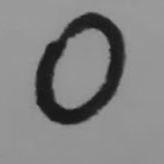
#> input picture chapter 10/experiment/digits/0-1.png, 164 x 164 px, found by its file name; its folder holds only this picture in this run
$ python exp_image.py
#> lines starting #> are read from the running program, lines starting #| are printed output that depends on the picture; after the words box and inside, x2 and y2 are one past the last pixel; in counts of white or black regions, pixels touching at a corner belong together
from os import listdir
import cv2


FOLDER = 'chapter 10/experiment/digits'


def modify_img(file_name):
#> called with file_name = 'chapter 10/experiment/digits/0-1.png'
    img = cv2.imread(file_name)
#> img is the input picture: shape (164, 164, 3); min 21, max 158, mean 131.5
    _, img = cv2.threshold(img, 100, 255, cv2.THRESH_BINARY)
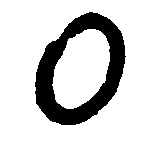
#> img: shape (164, 164, 3); 84.6% white; 1 black region, box (x1, y1, x2, y2) and area: (35, 12, 126, 125) 4138
    # cv2.imshow('img', img)
    # cv2.waitKey()
    img = cv2.bitwise_not(img)
    # [5 lines of commented-out code are left out]
    img = cv2.resize(img, (28, 28))
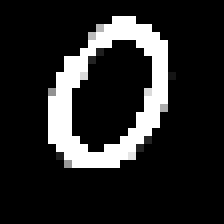
#> img: shape (28, 28, 3) (shown 8 times larger); min 0, max 255, mean 38.3
    return img


images = listdir(FOLDER)
for image in images:
    result = modify_img(f'{FOLDER}/{image}')
    print(result)
#> (printed output is left out)
    cv2.imwrite(f'{FOLDER}_exp/{image}', result)

$ run again, on chapter 10/experiment/digits/2-1.png
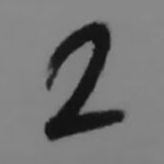
#> input picture chapter 10/experiment/digits/2-1.png, 164 x 164 px, found by its file name
#> in modify_img, img is the input picture: shape (164, 164, 3); min 14, max 141, mean 117.1
#> in modify_img, `_, img = cv2.threshold(img, 100, 255, cv2.THRESH_BINARY)`:
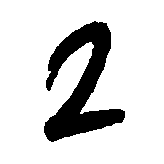
#> img: shape (164, 164, 3); 84% white; 1 black region, box (x1, y1, x2, y2) and area: (44, 21, 125, 142) 4297
#> in modify_img, `img = cv2.resize(img, (28, 28))`:
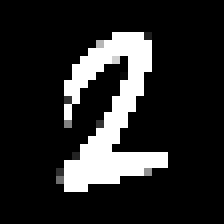
#> img: shape (28, 28, 3) (shown 8 times larger); min 0, max 255, mean 39.7
#> (printed output is left out)

$ run again, on chapter 10/experiment/digits/2-2.png
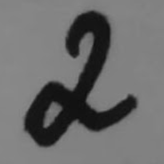
#> input picture chapter 10/experiment/digits/2-2.png, 164 x 164 px, found by its file name
#> in modify_img, img is the input picture: shape (164, 164, 3); min 14, max 138, mean 108.2
#> in modify_img, `_, img = cv2.threshold(img, 100, 255, cv2.THRESH_BINARY)`:
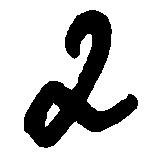
#> img: shape (164, 164, 3); 77.5% white; 1 black region, box (x1, y1, x2, y2) and area: (24, 10, 138, 148) 6040
#> in modify_img, `img = cv2.resize(img, (28, 28))`:
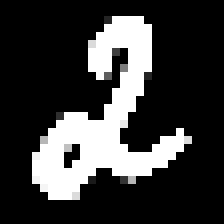
#> img: shape (28, 28, 3) (shown 8 times larger); min 0, max 255, mean 57.4
#> (printed output is left out)

$ run again, on chapter 10/experiment/digits/2-3.png
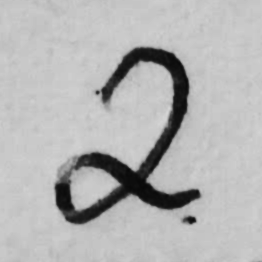
#> input picture chapter 10/experiment/digits/2-3.png, 262 x 262 px, found by its file name
#> in modify_img, img is the input picture: shape (262, 262, 3); min 8, max 212, mean 180.5
#> in modify_img, `_, img = cv2.threshold(img, 100, 255, cv2.THRESH_BINARY)`:
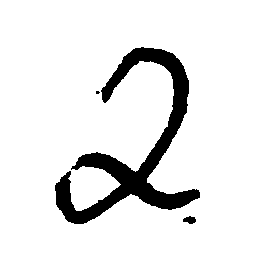
#> img: shape (262, 262, 3); 90.6% white; 3 black regions (1 under 20 px), largest, box (x1, y1, x2, y2) and area: (55, 47, 200, 224) 6359, (183, 216, 196, 224) 72
#> in modify_img, `img = cv2.resize(img, (28, 28))`:
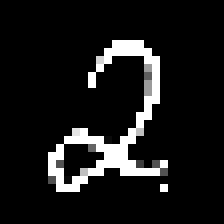
#> img: shape (28, 28, 3) (shown 8 times larger); min 0, max 255, mean 24.5
#> (printed output is left out)

$ run again, on chapter 10/experiment/digits/0-2.png
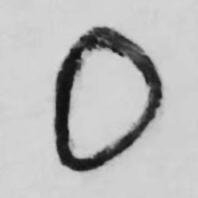
#> input picture chapter 10/experiment/digits/0-2.png, 198 x 198 px, found by its file name
#> in modify_img, img is the input picture: shape (198, 198, 3); min 15, max 215, mean 186.9
#> in modify_img, `_, img = cv2.threshold(img, 100, 255, cv2.THRESH_BINARY)`:
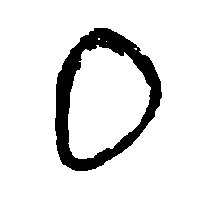
#> img: shape (198, 198, 3); 88.6% white; 1 black region, box (x1, y1, x2, y2) and area: (55, 28, 162, 171) 4485
#> in modify_img, `img = cv2.resize(img, (28, 28))`:
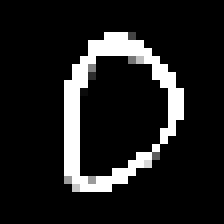
#> img: shape (28, 28, 3) (shown 8 times larger); min 0, max 255, mean 30.4
#> (printed output is left out)
